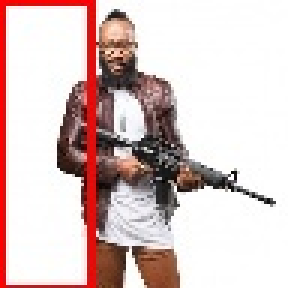
#> input picture FlaskApp/static/AR.jpg, 96 x 96 px, found by its file name (shown 3 times larger)
$ jupyter execute --allow-errors IOU_SlidingWindow.ipynb
#> lines starting #> are read from the running program, lines starting #| are printed output that depends on the picture
[cell 1]
import os
import cv2
import pandas as pd
import numpy as np
from tqdm import tqdm
import Functions as func
import var
import pickle
import random

The general flow of our algorithm will be:

1. **Step #1:** Input an image
2. **Step #2:** Construct an image pyramid
3. **Step #3:** For each scale of the image pyramid, run a sliding window
4. **Step #3a:** For each stop of the sliding window, extract the ROI
5. **Step #3b:** Take the ROI and pass it through our CNN originally trained for image classification
6. **Step #3c:** Examine the probability of the top class label of the CNN, and if meets a minimum confidence, record (1) the class label and (2) the location of the sliding window
7. **Step #4:** Apply class-wise non-maxima suppression to the bounding boxes
8. **Step #5:** Return results to calling function

[cell 2]
def get_iou(box1, box2):
    # determine the (x, y)-coordinates of the intersection rectangle
    xa = max(box1[0], box2[0])
    ya = max(box1[1], box2[1])
    xb = min(box1[2], box2[2])
    yb = min(box1[3], box2[3])
    # compute the area of intersection rectangle
    interArea = max(0, xb - xa + 1) * max(0, yb - ya + 1)

    # compute the area of both the prediction and ground-truth
    # rectangles
    boxAArea = (box1[2] - box1[0] + 1) * (box1[3] - box1[1] + 1)
    boxBArea = (box2[2] - box2[0] + 1) * (box2[3] - box2[1] + 1)

    iou = interArea / float(boxAArea + boxBArea - interArea)
    # return the intersection over union value
    return iou

[cell 3]
folder ='Separated'
#> (the rest of this cell did not finish here and is left out)

#> (a cell that did not finish here is left out)

#> (a cell that did not finish here is left out)

[cell 6]
##SLIDING WINDOW VIZ
import time
def sliding_window(image, step_size, windowsize):
    for y in range(0, image.shape[0], step_size):
        for x in range(0, image.shape[1], step_size):
#             cv2.rectangle(image, (x, y), (x + windowsize[0], y + windowsize[1]), (255,0,0), 2)
#     cv2.imshow('test', image)
#     cv2.waitKey(0)

            yield (x,y,image[y:y + windowsize[1], x:x + windowsize[0]])


#> (the rest of this cell did not finish here and is left out)

[cell 7]
def auto_canny(image, sigma=0.33):
    # compute the median of the single channel pixel intensities
    v = np.median(image)
    # apply automatic Canny edge detection using the computed median
    lower = int(max(0, (1.0 - sigma) * v))
    upper = int(min(255, (1.0 + sigma) * v))
    edged = cv2.Canny(image, lower, upper)
    # return the edged image
    return edged
# roi = cv2.resize(roi, input_dim, interpolation = cv2.INTER_CUBIC)

img = cv2.imread('../TestImages/AR.jpg')
#> img is the input picture: shape (96, 96, 3); mean B, G, R 196.9, 198.5, 218.4
print(img.shape)
#| (96, 96, 3)
#gray = cv2.cvtColor(img, cv2.COLOR_BGR2GRAY)
blurred = cv2.GaussianBlur(img, (3,3), 0)
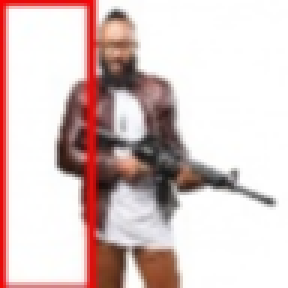
#> blurred: shape (96, 96, 3) (shown 3 times larger); mean B, G, R 197.1, 198.8, 218.4
wide = cv2.Canny(blurred, 10,200)
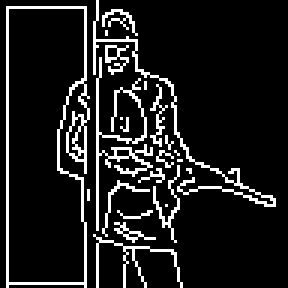
#> wide: shape (96, 96) (shown 3 times larger); 11.5% white in thin lines or dots
tight = cv2.Canny(blurred, 225, 250)
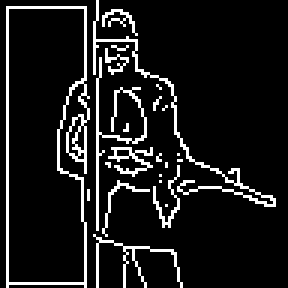
#> tight: shape (96, 96) (shown 3 times larger); 10.1% white in thin lines or dots
auto = auto_canny(blurred)
#> in auto_canny, `v = np.median(image)`: v = 254
#> in auto_canny, `lower = int(max(0, (1.0 - sigma) * v))`: lower = 170
#> in auto_canny, `upper = int(min(255, (1.0 + sigma) * v))`: upper = 255
#> in auto_canny, `edged = cv2.Canny(image, lower, upper)`:
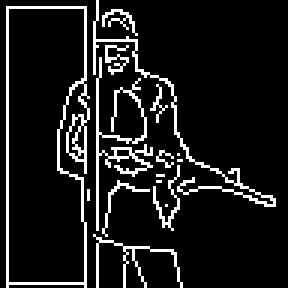
#> edged: shape (96, 96) (shown 3 times larger); 10.5% white in thin lines or dots
# wide = cv2.resize(wide, (var.vgg_dimension[0], var.vgg_dimension[1]), interpolation = cv2.INTER_CUBIC)
print(wide.shape)
#| (96, 96)
cv2.imshow('Original', img)
cv2.imshow('Edges', np.hstack([wide, tight, auto]))
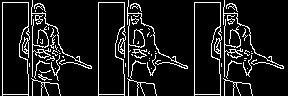
#> window 'Edges': shape (96, 288); 10.7% white in thin lines or dots
cv2.waitKey(0)
